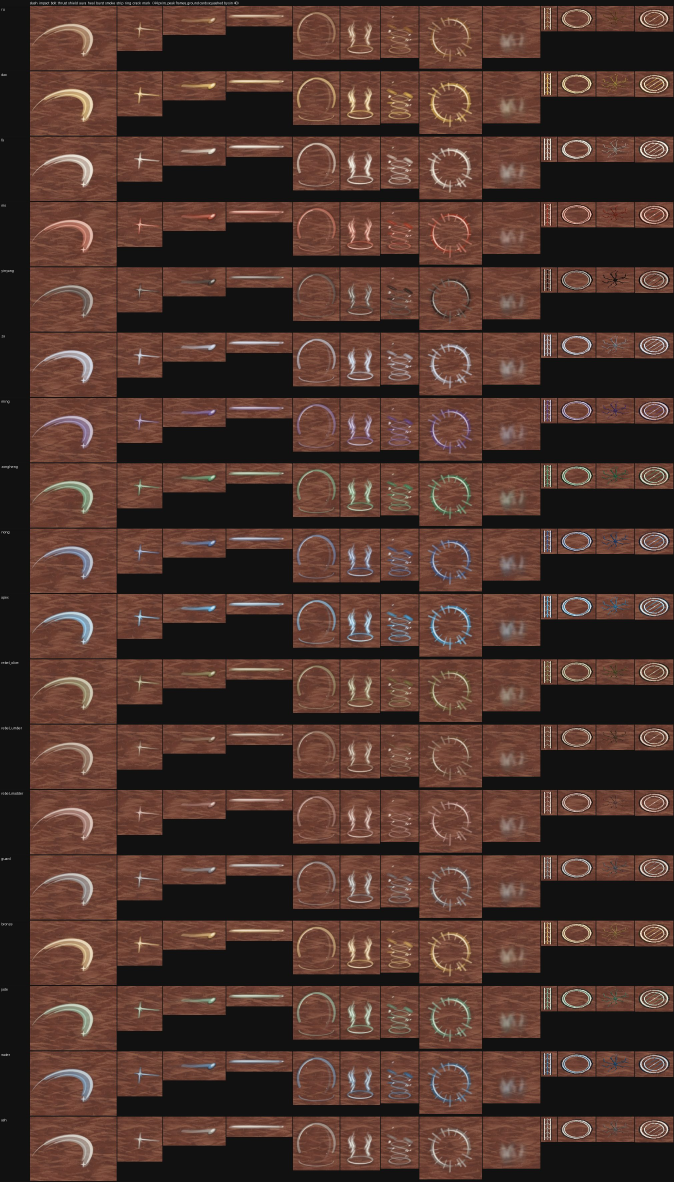
#> input picture art/vfx/peaks_all_rows.jpg, 2022 x 3546 px (shown at 1/3 size)
$ python giant_tex_check.py ../vfx/peaks_all_rows.jpg
#> lines starting #> are read from the running program, lines starting #| are printed output that depends on the picture
#!/usr/bin/env python3
"""Checks for the dormant giants' patina sheet (assets/tex/bronze_trim_patina.png), the same rules as tex_check.py (palace study) plus
a patina value and hue rule. Prints PASS/FAIL per rule and 'N of M pass'. Usage: python3 giant_tex_check.py PNG
Rules: density 256 px/m (1024 px = 4 m); brush scale 4-15 cm (mean same-tone run on the plain plate rows 0-384); contrast lum sd 8-30;
saturation <= 0.6 (bronze accent cap); value: plain plate mean luminance 80-125 (verdigris #4F7A62 is lum 111; dormant giants must stay
darker than the awake brass, plate lum 137); hue: mean hue 120-170 deg (green, not the brass 36-46 or the bronze 29-36).
"""
import sys
import numpy as np
from PIL import Image

im = Image.open(sys.argv[1]).convert('RGB')
#> im is the input picture: PIL image 2022x3546 RGB; mean R, G, B 79.1, 53.3, 45.1
s = 1024 / im.width
#> s = 0.506
a = np.asarray(im).astype(float)[0:int(384 / s)]
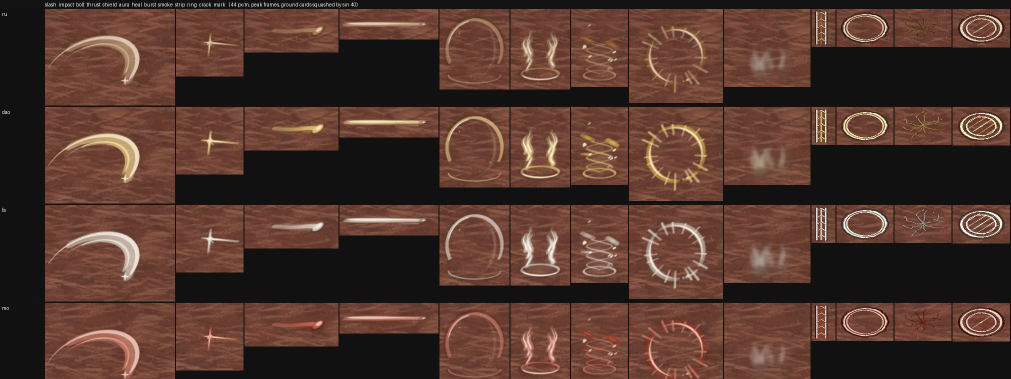
#> a: shape (758, 2022, 3) float64 (shown at 1/2 size); mean R, G, B 82.1, 54.5, 45.2
lum = 0.2126 * a[..., 0] + 0.7152 * a[..., 1] + 0.0722 * a[..., 2]
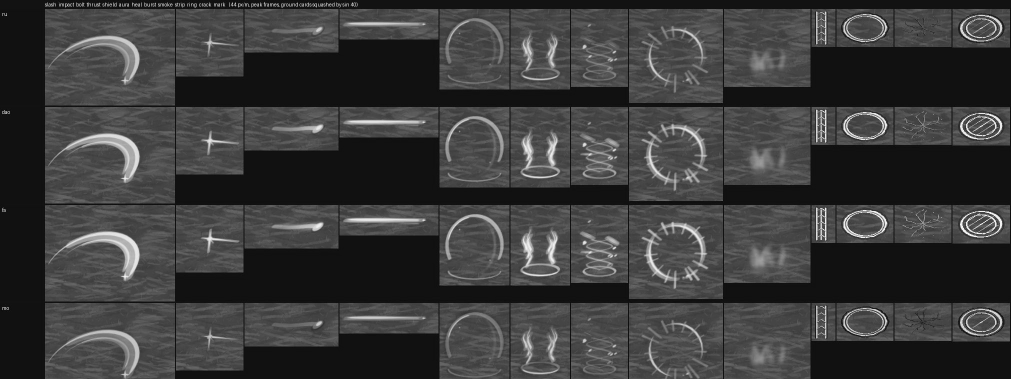
#> lum: shape (758, 2022) float64 (shown at 1/2 size); min 0, max 255, mean 59.7
mx, mn = a.max(2), a.min(2)
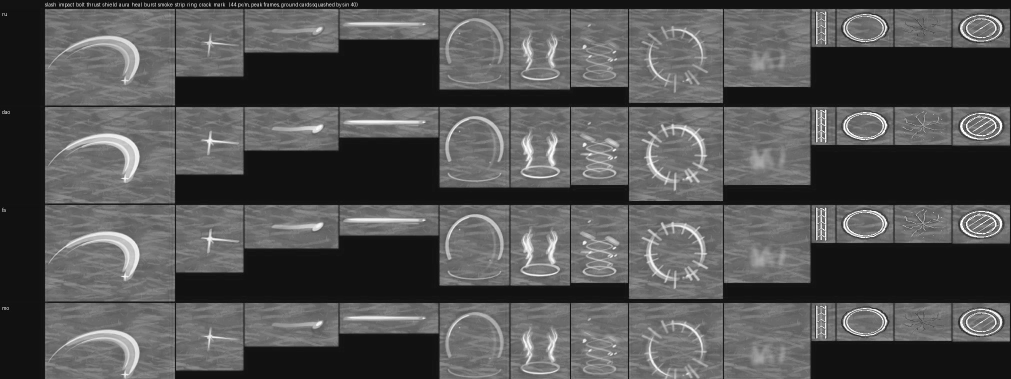
#> mx: shape (758, 2022) float64 (shown at 1/2 size); min 0, max 255, mean 82.3
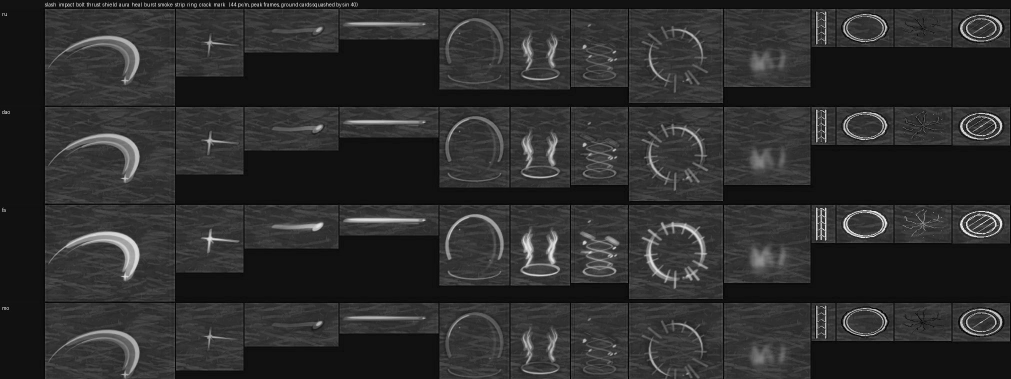
#> mn: shape (758, 2022) float64 (shown at 1/2 size); min 0, max 255, mean 45
sat = np.where(mx > 0, (mx - mn) / np.maximum(mx, 1), 0).mean()
#> sat = 0.347
eq = (np.abs(np.diff(lum, axis=1)) < 6).mean()
#> eq = 0.907
du = im.width / 4.0 * s
#> du = 256
run_cm = (1 / (1 - eq) if eq < 1 else 1e9) / (du / s) * 100
#> run_cm = 2.13
d = np.maximum(mx - mn, 1)
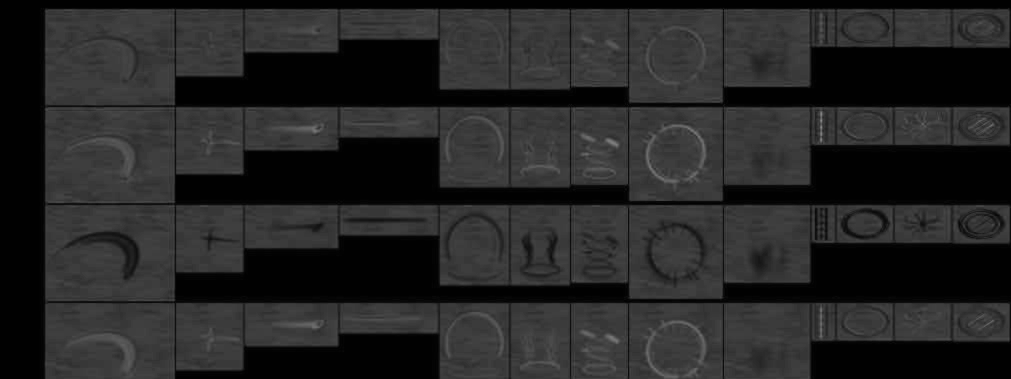
#> d: shape (758, 2022) float64 (shown at 1/2 size); min 1, max 144, mean 37.5
hue = np.where(mx == a[..., 0], 60 * ((a[..., 1] - a[..., 2]) / d % 6), np.where(mx == a[..., 1], 60 * ((a[..., 2] - a[..., 0]) / d + 2), 60 * ((a[..., 0] - a[..., 1]) / d + 4)))
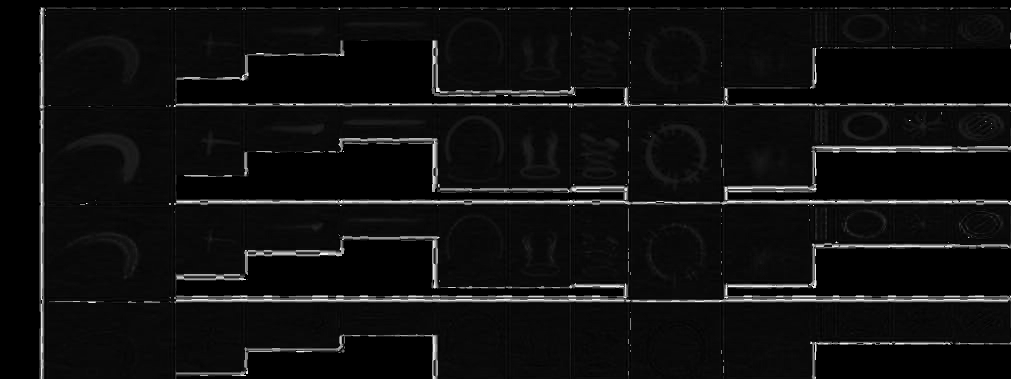
#> hue: shape (758, 2022) float64 (shown at 1/2 size); min 0, max 359.1, mean 22.1; drawn with min black and max white
res = [('density', 0.8 * 256 <= du <= 1.25 * 256, f'{du:.0f} px/m'), ('brush scale', 4 <= run_cm <= 15, f'{run_cm:.1f} cm'),
       ('contrast', 8 <= lum.std() <= 30, f'lum sd {lum.std():.1f}'), ('saturation', sat <= 0.6, f'{sat:.2f} (cap 0.6)'),
       ('value', 80 <= lum.mean() <= 125, f'mean lum {lum.mean():.0f} (80-125)'), ('hue', 120 <= hue.mean() <= 170, f'mean hue {hue.mean():.0f} deg (120-170)')]
#> res = [('density', True, '256 px/m'), ('brush scale', False, '2.1 cm'), ('contrast', False, 'lum sd 39.3'), ('saturation', True, '0.35 (cap 0.6)'), ('value', False, 'mean lum 60 (80-125)'), ('hue', False, 'mean hue 22 deg (120-170)')]
fails = 0
for rule, ok, val in res:
    fails += 0 if ok else 1
    print(f"{'PASS' if ok else 'FAIL'} patina {rule}: {val}")
#> this loop made 6 passes
#> (rule, ok, val, fails) on passes 1 to 6: ('density', True, '256 px/m', 0), ('brush scale', False, '2.1 cm', 1), ('contrast', False, 'lum sd 39.3', 2), ('saturation', True, '0.35 (cap 0.6)', 2), ('value', False, 'mean lum 60 (80-125)', 3), ('hue', False, 'mean hue 22 deg (120-170)', 4)
#| PASS patina density: 256 px/m
#| FAIL patina brush scale: 2.1 cm
#| FAIL patina contrast: lum sd 39.3
#| PASS patina saturation: 0.35 (cap 0.6)
#| FAIL patina value: mean lum 60 (80-125)
#| FAIL patina hue: mean hue 22 deg (120-170)
#> after the loop, fails = 4
print(f'{len(res) - fails} of {len(res)} pass')
#| 2 of 6 pass
